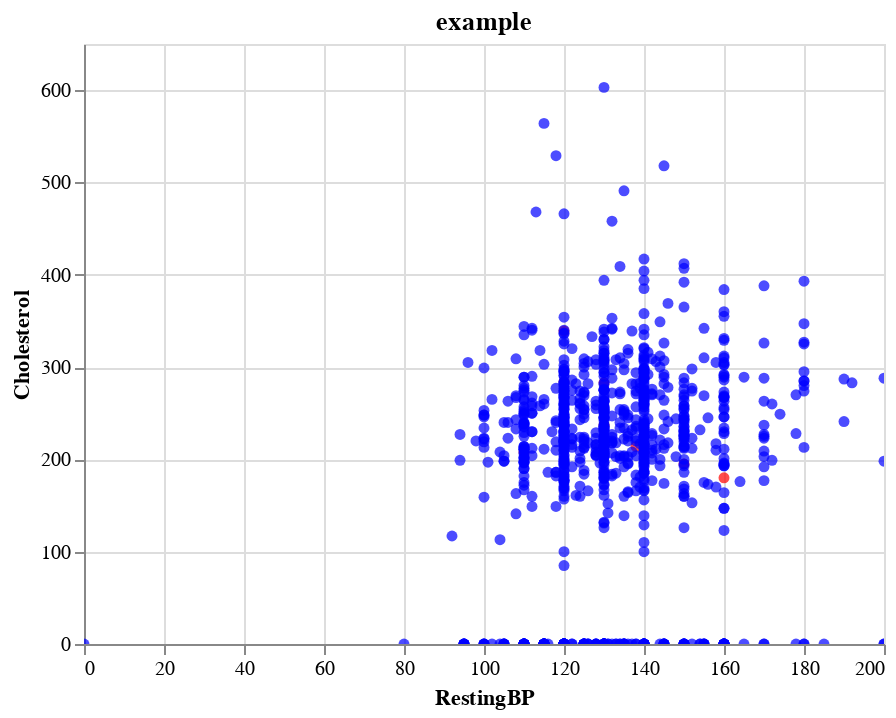

Notebook code cell kept with this figure:
### Code cell
import altair as alt
from vega_datasets import data

# source = data.cars()
visualizer.data
(alt.Chart(visualizer.data.iloc[:10]).mark_circle().encode(
    x='RestingBP',
    y='Cholesterol',
    color=alt.value('red'),
    tooltip=['MaxHR']
).interactive() + \
alt.Chart(visualizer.data.iloc[10:]).mark_circle().encode(
    x='RestingBP',
    y='Cholesterol',
    color=alt.value('blue'),
    tooltip=['MaxHR']
).interactive()).properties(title='example')

### Figure 1 — Vega-Lite specification as saved in the notebook (floating-point values rounded to 4 significant figures; data arrays with more than 128 entries replaced by an {"elided": "..."} marker saying what was removed)
{"config": {"view": {"continuousWidth": 400, "continuousHeight": 300}}, "layer": [{"data": {"name": "data-28991d1833782fadc33e417d00bb5e9d"}, "mark": "circle", "encoding": {"color": {"value": "red"}, "tooltip": [{"type": "quantitative", "field": "MaxHR"}], "x": {"type": "quantitative", "field": "RestingBP"}, "y": {"type": "quantitative", "field": "Cholesterol"}}, "selection": {"selector030": {"type": "interval", "bind": "scales", "encodings": ["x", "y"]}}}, {"data": {"name": "data-37a9732159310d55d4e8b485948948b3"}, "mark": "circle", "encoding": {"color": {"value": "blue"}, "tooltip": [{"type": "quantitative", "field": "MaxHR"}], "x": {"type": "quantitative", "field": "RestingBP"}, "y": {"type": "quantitative", "field": "Cholesterol"}}, "selection": {"selector031": {"type": "interval", "bind": "scales", "encodings": ["x", "y"]}}}], "title": "example", "$schema": "https://vega.github.io/schema/vega-lite/v4.8.1.json", "datasets": {"data-28991d1833782fadc33e417d00bb5e9d": [{"RestingBP": 140, "Cholesterol": 289, "MaxHR": 172, "Oldpeak": 0.0}, {"RestingBP": 160, "Cholesterol": 180, "MaxHR": 156, "Oldpeak": 1.0}, {"RestingBP": 130, "Cholesterol": 283, "MaxHR": 98, "Oldpeak": 0.0}, {"RestingBP": 138, "Cholesterol": 214, "MaxHR": 108, "Oldpeak": 1.5}, {"RestingBP": 150, "Cholesterol": 195, "MaxHR": 122, "Oldpeak": 0.0}, {"RestingBP": 120, "Cholesterol": 339, "MaxHR": 170, "Oldpeak": 0.0}, {"RestingBP": 130, "Cholesterol": 237, "MaxHR": 170, "Oldpeak": 0.0}, {"RestingBP": 110, "Cholesterol": 208, "MaxHR": 142, "Oldpeak": 0.0}, {"RestingBP": 140, "Cholesterol": 207, "MaxHR": 130, "Oldpeak": 1.5}, {"RestingBP": 120, "Cholesterol": 284, "MaxHR": 120, "Oldpeak": 0.0}], "data-37a9732159310d55d4e8b485948948b3": {"elided": "908 records"}}}
